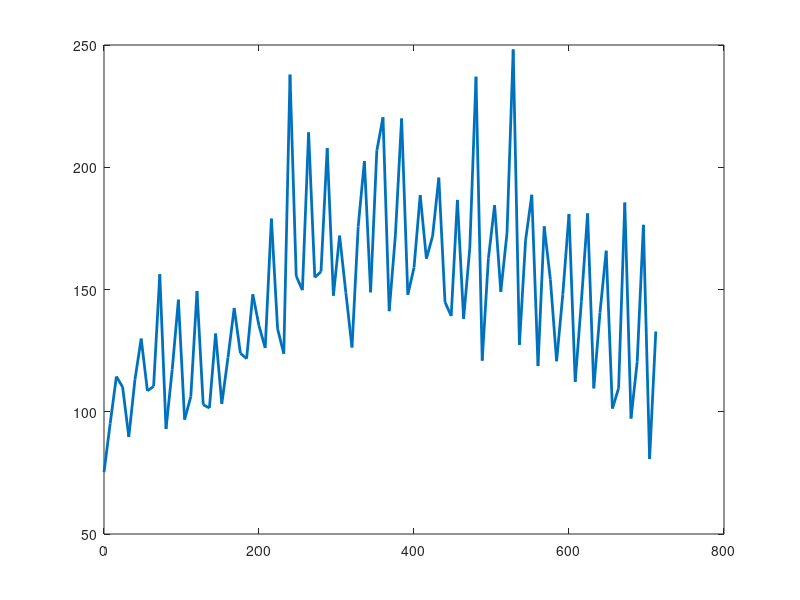

Write MATLAB code to recreate this figure. (Note: this script raises an error after producing the figure.)
clear all
close all
clc 

load smbg.mat

%% Estrazione del trend mensile
% approssimazione con kernel esponenziale

t = [0:(length(ys)-1)]*8;

figure
plot(t, ys, 'LineWidth', 2)
hold on
for i = 0:24:t(end)
    line([i, i], [50 300], 'Color', [0 0 0 0.5], 'LineStyle', '--')
end
hold off
xlim([t(1) t(end)])
ylim([50 300])
xlabel('tempo [ore]')
ylabel('SMBG [mg/dL]')
title('Dati originali')

monthly_trend = zeros(size(t));
for lambda=10:10:100

    for i=1:length(t)
        weights = kernelExp(t, t(i), lambda);
        monthly_trend(i) = (weights*ys)./(sum(weights));
    end
    
    figure
    plot(t, monthly_trend, 'LineWidth', 2)
    xlim([t(1) t(end)])
    ylim([50 300])
    xlabel('tempo [ore]')
    ylabel('SMBG [mg/dL]')
    title(['Trend mensile - λ=', num2str(lambda)])

    pause(0.1)

end
clear('weights')

lambda = 50;
for i=1:length(t)
    weights = kernelExp(t, t(i), lambda);
    monthly_trend(i) = (weights*ys)./(sum(weights));
end


%% Estrazione del trend giornaliero
% approssimazione parametrica con polinomio di grado 3

ys_mat = [];

for i=1:3:(length(t)-3)
    ys_mat = [ys_mat; ys(i:i+3)'-monthly_trend(i:i+3)];
end

ts_day = [0:8:24]'; % griglia delle misurazioni con misure ogni 8 ore
ns_day = length(ts_day);

Tv = 1;
tv_day = [0:Tv:ts_day(end)]'; % griglia virtuale con tutte le ore
nv_day = length(tv_day);

G = [ts_day ones(ns_day, 1)];
Gv = [tv_day ones(nv_day, 1)];

for m=2:3
    G = [ts_day.^m G];
    Gv = [tv_day.^m Gv];

    daily_trend_mat = zeros(size(ys_mat, 1), length(tv_day));
    for day=1:size(ys_mat, 1)
        ys_day = ys_mat(day, :);
        ys_day = ys_day';
    
        a_hat = inv(G'*G)*G'*ys_day;
    
        yp_day = G*a_hat;
        daily_trend_mat(day, :) = Gv*a_hat;

        res_day = ys_day-yp_day;
    
        figure
        subplot(2, 1, 1)
        hold on
        plot(ts_day, ys_day, 'o-b', 'LineWidth', 1.5)
        plot(tv_day, daily_trend_mat(day, :), 'Color', 'red', 'LineWidth', 1.5)
        title(['Trend giornaliero (in riferimento al trend mensile) - m=', num2str(m), ' - giorno ', num2str(day)])
        xlim([tv_day(1) tv_day(end)])
        hold off
        subplot(2, 1, 2)
        plot(ts_day, res_day, 'o-g', 'LineWidth', 1.5)
        title(['Residui (m=', num2str(m), ') - giorno ', num2str(day)])
        xlim([tv_day(1) tv_day(end)])
         
        pause(0.1)
    end
    
    daily_trend = mean(daily_trend_mat, 1);
    
    figure
    hold on
    plot(ts_day, ys_mat, 'Color', [0 0 0 0.3])
    plot(tv_day, daily_trend, 'Color', 'Red', 'LineWidth', 2)
    xlabel('tempo [ore]')
    ylabel('SMBG [mg/dL]')
    xlim([tv_day(1) tv_day(end)])
    title(['Trend giornaliero (in riferimento al trend mensile) - m=', num2str(m)])
    
    hold off
end

%% Bande di variabilità

P = prctile(daily_trend_mat, [5 95], 1);

figure
hold on
fill([tv_day', fliplr(tv_day')], [P(1,:), fliplr(P(2,:))], [1 1 0], 'FaceAlpha', 0.5, 'LineStyle', 'none')
plot(ts_day, ys_mat, 'Color', [0 0 0 0.3])
plot(tv_day, daily_trend, 'Color', 'Red', 'LineWidth', 2)
xlim([tv_day(1) tv_day(end)])
xlabel('tempo [ore]')
ylabel('SMBG [mg/dL]')
title('Trend giornaliero con bande di variabilità')
hold off
